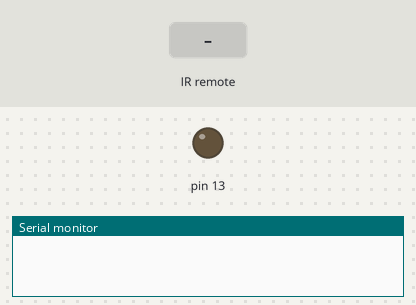
The sketch below on a simulated Arduino Uno, built with avr-gcc and run on an emulated ATmega328P. Parts: output pins drawn as LEDs (lit = HIGH), the last lines printed to the serial monitor. Inputs (shaded band) come from the test bench.

Above: at 1.2 s.
1.3 s: infrared code 0x98CCF695 received
At 1.9 s:
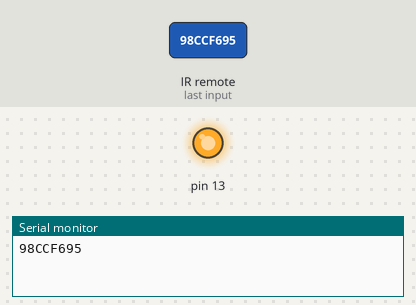
Timing chart, 0 to 4.3 s (numbered marks = the images above; inputs shaded):
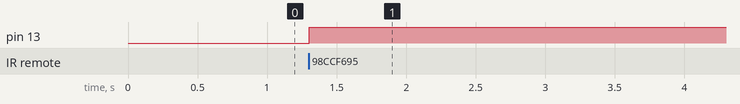

The sketch:

IRrecvDemo1.ino
```cpp
// (licence header left out)
#include <IRremote.h>

int RECV_PIN = 6;
bool LEDStatus = false;

IRrecv irrecv(RECV_PIN);

decode_results results;

void setup()
{
  Serial.begin(9600);
  irrecv.enableIRIn(); // Start the receiver
  pinMode(13,HIGH);
  //pinMode(8,HIGH);
}

void loop() {
  if (irrecv.decode(&results)) {
    Serial.println(results.value, HEX);

    if(results.value == 0x98CCF695){
      if (LEDStatus == false){
    digitalWrite(13,HIGH);
    LEDStatus = true;
    }else{
      digitalWrite(13,LOW);
      LEDStatus = false;
    }
    }
    irrecv.resume(); // Receive the next value
  }
  //if(result.value == ){
  //analogWirte(9,125);
 //}
 //if(result.value == ){
 //  analogWrite(9,10);}
  delay(100);
}
```

Measured:
- after the input at 1.3 s, pin 13: LOW → HIGH at once
